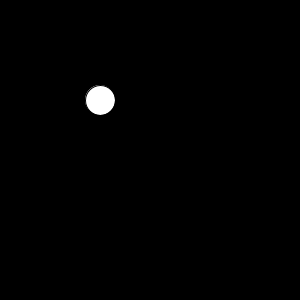
Frame 1 (no input)
Frame 60 (the mouse pressed at the canvas centre just before this capture): identical to frame 1, image omitted
Frame 120 (the mouse held since frame 60 and released just before this capture): identical to frame 1, image omitted

The Processing sketch that drew this single still picture (run headless with seeded random() and noise(); from frame 60 on, the mouse is pressed at the canvas centre):

// Processing sketch: tut05_03
// ── tut05_03.pde
Circle c;
Square s;

void setup()
{
  size(300, 300);
  c = new Circle(100, 100, 30); 
    
}

void draw()
{
  background(0, 0, 0);
  c.display();
}
// ── Circle.pde
public class Circle
{
  private int x;
  private int y;
  private int radius;

  public Circle(int x, int y, int radius)
  {    
    this.x=x;
    this.y=y;
    this.radius=radius;
  }

  public void display()
  {
    ellipse(getX(), getY(), getRadius(), getRadius());
  }

  public int getRadius()
  {
    return radius;
  }

  public int getX()
  {
    return x;
  }

  public int getY() 
  {
    return y;
  }

  public double getArea()  
  {
    return radius*radius*Math.PI;
  }

  public String toString()  //
  {
    return "Circle: x="+getX()+"; y="+getY()+"; radius="+getRadius()+";";
  }
}
// ── Shape.pde
public class Shape
{
  private int x;
  private int y;
  private int radius;

  public Shape(int x, int y, int radius)
  {
    this.x=x;
    this.y=y;
    this.radius=radius;
  }

  public void display()
  {
    point(x, y);
  }

  public int getX()
  {
    return x;
  }

  public int getY()
  {
    return y;
  }

  public int getRadius()
  {
    return radius;
  }
}
// ── Square.pde
public class Square
{  
  
}
